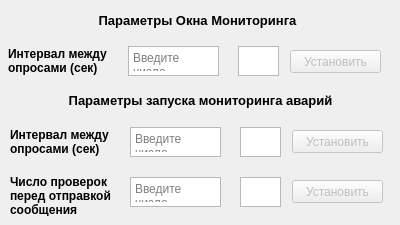
    <widget class="QWidget" name="tab_5">
     <attribute name="title">
      <string>Настройки</string>
     </attribute>
     <widget class="QLabel" name="label_36">
      <property name="geometry">
       <rect>
        <x>10</x>
        <y>175</y>
        <width>111</width>
        <height>41</height>
       </rect>
      </property>
      <property name="font">
       <font>
        <weight>75</weight>
        <bold>true</bold>
       </font>
      </property>
      <property name="text">
       <string>Число проверок перед отправкой сообщения</string>
      </property>
      <property name="wordWrap">
       <bool>true</bool>
      </property>
     </widget>
     <widget class="QTextEdit" name="textEdit_27">
      <property name="geometry">
       <rect>
        <x>130</x>
        <y>177</y>
        <width>91</width>
        <height>30</height>
       </rect>
      </property>
      <property name="placeholderText">
       <string>Введите число</string>
      </property>
     </widget>
     <widget class="QPushButton" name="Set_monitor_count_btn">
      <property name="enabled">
       <bool>false</bool>
      </property>
      <property name="geometry">
       <rect>
        <x>292</x>
        <y>180</y>
        <width>91</width>
        <height>23</height>
       </rect>
      </property>
      <property name="text">
       <string>Установить</string>
      </property>
     </widget>
     <widget class="QTextBrowser" name="textBrowser_25">
      <property name="geometry">
       <rect>
        <x>240</x>
        <y>177</y>
        <width>41</width>
        <height>30</height>
       </rect>
      </property>
      <property name="font">
       <font>
        <pointsize>10</pointsize>
        <weight>75</weight>
        <bold>true</bold>
       </font>
      </property>
      <property name="html">
       <string>&lt;!DOCTYPE HTML PUBLIC &quot;-//W3C//DTD HTML 4.0//EN&quot; &quot;http://www.w3.org/TR/REC-html40/strict.dtd&quot;&gt;
&lt;html&gt;&lt;head&gt;&lt;meta name=&quot;qrichtext&quot; content=&quot;1&quot; /&gt;&lt;style type=&quot;text/css&quot;&gt;
p, li { white-space: pre-wrap; }
&lt;/style&gt;&lt;/head&gt;&lt;body style=&quot; font-family:'MS Shell Dlg 2'; font-size:10pt; font-weight:600; font-style:normal;&quot;&gt;
&lt;p align=&quot;center&quot; style=&quot;-qt-paragraph-type:empty; margin-top:0px; margin-bottom:0px; margin-left:0px; margin-right:0px; -qt-block-indent:0; text-indent:0px; font-size:8pt; font-weight:400;&quot;&gt;&lt;br /&gt;&lt;/p&gt;&lt;/body&gt;&lt;/html&gt;</string>
      </property>
     </widget>
     <widget class="QLabel" name="label_38">
      <property name="geometry">
       <rect>
        <x>7</x>
        <y>10</y>
        <width>381</width>
        <height>20</height>
       </rect>
      </property>
      <property name="font">
       <font>
        <pointsize>10</pointsize>
        <weight>75</weight>
        <bold>true</bold>
       </font>
      </property>
      <property name="layoutDirection">
       <enum>Qt::LeftToRight</enum>
      </property>
      <property name="text">
       <string>Параметры Окна Мониторинга</string>
      </property>
      <property name="alignment">
       <set>Qt::AlignCenter</set>
      </property>
     </widget>
     <widget class="QTextBrowser" name="textBrowser_6">
      <property name="geometry">
       <rect>
        <x>238</x>
        <y>46</y>
        <width>41</width>
        <height>30</height>
       </rect>
      </property>
      <property name="font">
       <font>
        <pointsize>10</pointsize>
        <weight>75</weight>
        <bold>true</bold>
       </font>
      </property>
      <property name="layoutDirection">
       <enum>Qt::RightToLeft</enum>
      </property>
      <property name="autoFillBackground">
       <bool>true</bool>
      </property>
      <property name="html">
       <string>&lt;!DOCTYPE HTML PUBLIC &quot;-//W3C//DTD HTML 4.0//EN&quot; &quot;http://www.w3.org/TR/REC-html40/strict.dtd&quot;&gt;
&lt;html&gt;&lt;head&gt;&lt;meta name=&quot;qrichtext&quot; content=&quot;1&quot; /&gt;&lt;style type=&quot;text/css&quot;&gt;
p, li { white-space: pre-wrap; }
&lt;/style&gt;&lt;/head&gt;&lt;body style=&quot; font-family:'MS Shell Dlg 2'; font-size:10pt; font-weight:600; font-style:normal;&quot;&gt;
&lt;p align=&quot;center&quot; style=&quot;-qt-paragraph-type:empty; margin-top:0px; margin-bottom:0px; margin-left:0px; margin-right:0px; -qt-block-indent:0; text-indent:0px;&quot;&gt;&lt;br /&gt;&lt;/p&gt;&lt;/body&gt;&lt;/html&gt;</string>
      </property>
     </widget>
     <widget class="QTextEdit" name="textEdit_9">
      <property name="geometry">
       <rect>
        <x>128</x>
        <y>46</y>
        <width>91</width>
        <height>30</height>
       </rect>
      </property>
      <property name="sizePolicy">
       <sizepolicy hsizetype="MinimumExpanding" vsizetype="Minimum">
        <horstretch>0</horstretch>
        <verstretch>0</verstretch>
       </sizepolicy>
      </property>
      <property name="placeholderText">
       <string>Введите число</string>
      </property>
     </widget>
     <widget class="QLabel" name="label_37">
      <property name="geometry">
       <rect>
        <x>8</x>
        <y>46</y>
        <width>121</width>
        <height>29</height>
       </rect>
      </property>
      <property name="font">
       <font>
        <weight>75</weight>
        <bold>true</bold>
       </font>
      </property>
      <property name="text">
       <string>Интервал между опросами (сек)</string>
      </property>
      <property name="wordWrap">
       <bool>true</bool>
      </property>
     </widget>
     <widget class="QPushButton" name="Set_window_interval_time_btn">
      <property name="enabled">
       <bool>false</bool>
      </property>
      <property name="geometry">
       <rect>
        <x>290</x>
        <y>50</y>
        <width>91</width>
        <height>23</height>
       </rect>
      </property>
      <property name="text">
       <string>Установить</string>
      </property>
     </widget>
     <widget class="QLabel" name="label_39">
      <property name="geometry">
       <rect>
        <x>10</x>
        <y>90</y>
        <width>381</width>
        <height>20</height>
       </rect>
      </property>
      <property name="font">
       <font>
        <pointsize>10</pointsize>
        <weight>75</weight>
        <bold>true</bold>
       </font>
      </property>
      <property name="layoutDirection">
       <enum>Qt::LeftToRight</enum>
      </property>
      <property name="text">
       <string>Параметры запуска мониторинга аварий</string>
      </property>
      <property name="alignment">
       <set>Qt::AlignCenter</set>
      </property>
     </widget>
     <widget class="QLabel" name="label_34">
      <property name="geometry">
       <rect>
        <x>10</x>
        <y>127</y>
        <width>111</width>
        <height>29</height>
       </rect>
      </property>
      <property name="font">
       <font>
        <weight>75</weight>
        <bold>true</bold>
       </font>
      </property>
      <property name="text">
       <string>Интервал между опросами (сек)</string>
      </property>
      <property name="wordWrap">
       <bool>true</bool>
      </property>
     </widget>
     <widget class="QPushButton" name="Set_monitor_btn">
      <property name="enabled">
       <bool>false</bool>
      </property>
      <property name="geometry">
       <rect>
        <x>292</x>
        <y>130</y>
        <width>91</width>
        <height>23</height>
       </rect>
      </property>
      <property name="text">
       <string>Установить</string>
      </property>
     </widget>
     <widget class="QTextEdit" name="textEdit_8">
      <property name="geometry">
       <rect>
        <x>130</x>
        <y>127</y>
        <width>91</width>
        <height>30</height>
       </rect>
      </property>
      <property name="placeholderText">
       <string>Введите число</string>
      </property>
     </widget>
     <widget class="QTextBrowser" name="textBrowser_5">
      <property name="geometry">
       <rect>
        <x>240</x>
        <y>127</y>
        <width>41</width>
        <height>30</height>
       </rect>
      </property>
      <property name="font">
       <font>
        <pointsize>10</pointsize>
        <weight>75</weight>
        <bold>true</bold>
       </font>
      </property>
      <property name="html">
       <string>&lt;!DOCTYPE HTML PUBLIC &quot;-//W3C//DTD HTML 4.0//EN&quot; &quot;http://www.w3.org/TR/REC-html40/strict.dtd&quot;&gt;
&lt;html&gt;&lt;head&gt;&lt;meta name=&quot;qrichtext&quot; content=&quot;1&quot; /&gt;&lt;style type=&quot;text/css&quot;&gt;
p, li { white-space: pre-wrap; }
&lt;/style&gt;&lt;/head&gt;&lt;body style=&quot; font-family:'MS Shell Dlg 2'; font-size:10pt; font-weight:600; font-style:normal;&quot;&gt;
&lt;p align=&quot;center&quot; style=&quot;-qt-paragraph-type:empty; margin-top:0px; margin-bottom:0px; margin-left:0px; margin-right:0px; -qt-block-indent:0; text-indent:0px; font-size:8pt; font-weight:400;&quot;&gt;&lt;br /&gt;&lt;/p&gt;&lt;/body&gt;&lt;/html&gt;</string>
      </property>
     </widget>
    </widget>
